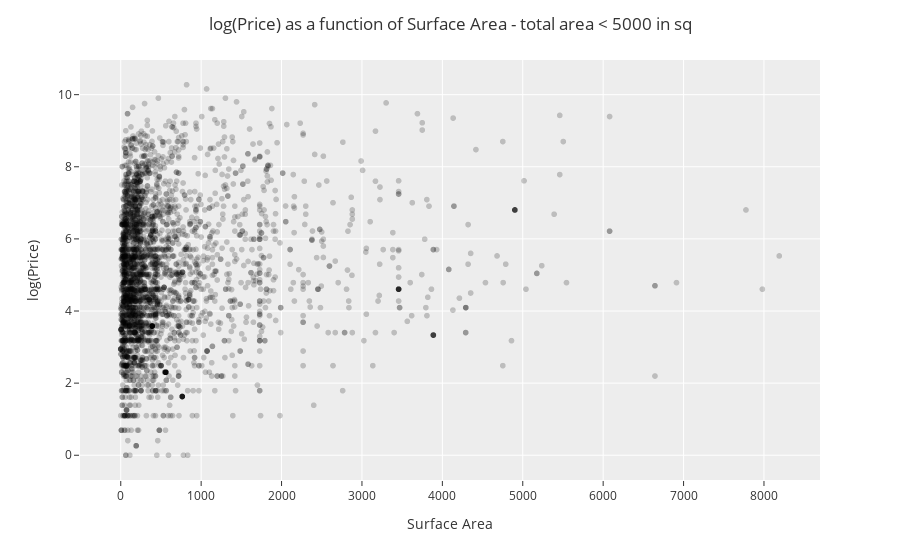

Notebook source saved alongside this figure:
### Code cell
# Look at the scatter plot of the log(price)
fig = px.scatter(DF_model2,
                 x='Surface',
                 y='log_price',
                 color_discrete_sequence=['black'],
                 opacity=0.2)

fig.update_layout(template="ggplot2",
                  title='log(Price) as a function of Surface Area - total area < 5000 in sq',
                  title_x=0.5,
                  xaxis_title='Surface Area',
                  yaxis_title='log(Price)')


fig.show()

### Figure 1 — Plotly figure (JSON) as saved in the notebook; plotly's stock layout.template omitted (floating-point values rounded to 4 significant figures; data arrays with more than 128 entries replaced by an {"elided": "..."} marker saying what was removed)
{"data": [{"hovertemplate": "Surface=%{x}<br>log_price=%{y}<extra></extra>", "legendgroup": "", "marker": {"color": "black", "opacity": 0.2, "symbol": "circle"}, "mode": "markers", "name": "", "showlegend": false, "type": "scattergl", "x": {"elided": "3211 float values"}, "xaxis": "x", "y": {"elided": "3211 float values"}, "yaxis": "y"}], "layout": {"legend": {"tracegroupgap": 0}, "margin": {"t": 60}, "title": {"text": "log(Price) as a function of Surface Area - total area < 5000 in sq", "x": 0.5}, "xaxis": {"anchor": "y", "domain": [0, 1], "title": {"text": "Surface Area"}}, "yaxis": {"anchor": "x", "domain": [0, 1], "title": {"text": "log(Price)"}}}}
